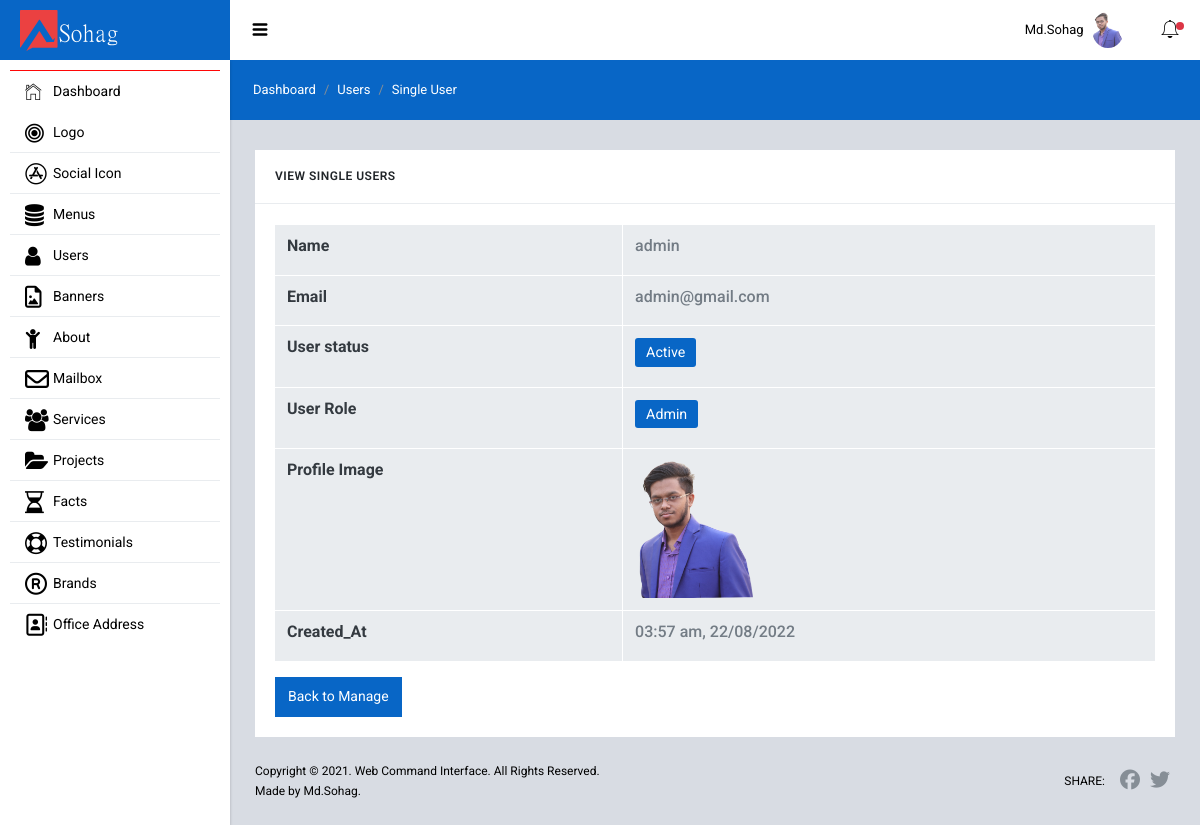
The page /admin/users/single_user.php?id=145 (signed in) on the database its author committed.
### tables this page shows
CREATE TABLE `users` (
  `id` int(11) NOT NULL,
  `name` varchar(150) NOT NULL,
  `email` varchar(150) NOT NULL,
  `password` varchar(255) NOT NULL,
  `user_role` int(11) NOT NULL DEFAULT 4,
  `status` int(11) NOT NULL DEFAULT 0,
  `profile_image` varchar(255) DEFAULT NULL,
  `created_at` varchar(200) NOT NULL
);

### admin/users/single_user.php (the view, shortened to what this page needs)
<?php
    require "../backend_includes/header.php";
    $user_id                = $_GET['id'];
    $view_single_user       = "SELECT * FROM users WHERE id=$user_id";
    $view_single_post_query = mysqli_query($db, $view_single_user);
    $single_post_value      = mysqli_fetch_assoc($view_single_post_query);
    $check_user_id_exist    = mysqli_num_rows($view_single_post_query);
    $date_convert       = strtotime($single_post_value['created_at']);
    $date               = date("h:i a, d/m/Y",$date_convert);
?>
    <div class="sl-mainpanel">
      <nav class="breadcrumb sl-breadcrumb">
        <a class="breadcrumb-item" href="/sohag/admin/dashboard.php">Dashboard</a>
        <a class="breadcrumb-item" href="/sohag/admin/users/manage.php">Users</a>
        <span class="breadcrumb-item active">Single User</span>
      </nav>
      <div class="sl-pagebody">
        <?php if ($check_user_id_exist == 0) : ?>
            <?php header("Location: manage.php"); ?>
        <?php else : ?>
            <div class="row row-sm mg-t-5">
                <div class="col-lg-12 mg-t-20 mg-lg-t-0">
                    <div class="card">
                        <div class="card-header pd-20 bg-transparent bd-b bd-gray-200">
                            <h6 class="card-title tx-uppercase tx-12 mg-b-0">View Single Users</h6>
                        </div>
                        <div class="card-body bd-color-gray-lighter rounded-bottom">
                            <div class="dashbord-content">
                                <div class="table-responsive">
                                    <table class="table table-hover table-bordered mg-b-0">
                                        <tbody>
                                            <tr>
                                                <th scope="col"> <h6 class="text-black"> <strong> Name</strong></h6></th>
                                                <td> <h6 class="text-black"><?= $single_post_value['name']; ?></h6></td>
                                            </tr>
                                            <tr>
                                                <th scope="col"> <h6 class="text-black"> <strong> Email</strong></h6></th>
                                                <td> <h6 class="text-black"><?= $single_post_value['email']; ?></h6></td>
                                            </tr>
                                            <tr>
                                                <th scope="col"> <h6 class="text-black"> <strong>User status</strong></h6></th>
                                                <td>
                                                    <h6 class="text-black">
                                                        <?php if($single_post_value['user_role'] < 4) : ?>
                                                            <span class="badge bg-primary">Active</span>
                                                        <?php else : ?>
                                                            <span class="badge bg-success">In-Active</span>
                                                        <?php endif; ?>
                                                    </h6>
                                                </td>
                                            </tr>
                                            <tr>
                                                <th scope="col"> <h6 class="text-black"> <strong>User Role</strong></h6></th>
                                                <td>
                                                    <h6 class="text-black">
                                                        <?php if ($single_post_value['user_role'] == 1): ?>
                                                            <span class="badge bg-primary">
                                                                Admin
                                                            </span>
                                                        <?php elseif ($single_post_value['user_role'] == 4) : ?>
                                                            <span class="badge bg-primary">
                                                                Normal User
                                                            </span>
                                                        <?php endif; ?>
                                                    </h6>
                                                </td>
                                            </tr>
                                            <tr>
                                                <th scope="col"> <h6 class="text-black"> <strong> Profile Image </strong></h6></th>
                                                <td>
                                                    <?php if (!empty($single_post_value['profile_image'])) : ?>
                                                        <img src="../uploads/users/<?= $single_post_value['profile_image']; ?>" width="120" alt="image">
                                                    <?php else : ?>
                                                        <h6 class="text-black">No Image</h6>
                                                    <?php endif; ?>
                                                </td>
                                            </tr>
                                            <tr>
                                                <th scope="col"> <h6 class="text-black"> <strong>Created_At</strong></h6></th>
                                                <td> <h6 class="text-black"><?= $date; ?></h6></td>
                                            </tr>
                                        </tbody>
                                    </table>
                                    <a href="manage.php" class="btn btn-primary mt-3">Back to Manage </a>
                                </div>
                            </div>
                        </div>
                    </div>
                </div>
            </div>
        <?php endif; ?>
      </div>
      <footer class="sl-footer">
        <div class="footer-left">
          <div class="mg-b-2">Copyright &copy; 2021. Web Command Interface. All Rights Reserved.</div>
          <div>Made by Md.Sohag.</div>
        </div>
        <div class="footer-right d-flex align-items-center">
          <span class="tx-uppercase mg-r-10">Share:</span>
          <a target="_blank" class="pd-x-5" href="https://www.facebook.com/"><i class="fa fa-facebook tx-20"></i></a>
          <a target="_blank" class="pd-x-5" href="https://twitter.com/"><i class="fa fa-twitter tx-20"></i></a>
        </div>
      </footer>
    </div>
<?php require "../backend_includes/footer.php"; ?>

### admin/backend_includes/header.php (shortened to what this page needs)
<?php
  require "db.php";
  $login_user_id    = isset($_COOKIE['login_user']) ? $_COOKIE['login_user'] : $_SESSION['login_user_id'];
  $login_user_data  = "SELECT * FROM users WHERE id=$login_user_id";
  $login_user_query = mysqli_query($db,$login_user_data);
  $login_user_info  = mysqli_fetch_assoc($login_user_query);
?>
<!DOCTYPE html>
<html lang="en">
  <head>
    <link href="/sohag/admin/backend_assets/lib/font-awesome/css/font-awesome.css" rel="stylesheet">
    <link href="/sohag/admin/backend_assets/lib/Ionicons/css/ionicons.css" rel="stylesheet">
    <link href="/sohag/admin/backend_assets/lib/perfect-scrollbar/css/perfect-scrollbar.css" rel="stylesheet">
    <link href="/sohag/admin/backend_assets/lib/rickshaw/rickshaw.min.css" rel="stylesheet">
    <link href="/sohag/admin/backend_assets/lib/medium-editor/medium-editor.css" rel="stylesheet">
    <link href="/sohag/admin/backend_assets/lib/medium-editor/default.css" rel="stylesheet">
    <link href="/sohag/admin/backend_assets/lib/summernote/summernote-bs4.css" rel="stylesheet">
    <link rel="stylesheet" href="/sohag/admin/backend_assets/css/starlight.css">
    <link rel="stylesheet" href="/sohag/admin/backend_assets/css/custom.css">
  </head>
  <body>
    <div class="sl-logo"><a href=""> <img width="100" src="../admin/uploads/logo/17.png" alt="Logo"></a></div>
    <div class="sl-sideleft">
      <div class="sl-sideleft-menu">
        <a href="/sohag/admin/dashboard.php" class="sl-menu-link active">
          <div class="sl-menu-item">
            <i class="menu-item-icon icon ion-ios-home-outline tx-22"></i>
            <span class="menu-item-label">Dashboard</span>
          </div>
        </a>
        <a href="#" class="sl-menu-link">
          <div class="sl-menu-item">
            <i class="menu-item-icon fa fa-bullseye tx-22"></i>
            <span class="menu-item-label">Logo</span>
            <i class="menu-item-arrow fa fa-angle-down"></i>
          </div>
        </a>
        <a href="#" class="sl-menu-link">
          <div class="sl-menu-item">
            <i class="menu-item-icon fa fa-app-store tx-22"></i>
            <span class="menu-item-label">Social Icon</span>
            <i class="menu-item-arrow fa fa-angle-down"></i>
          </div>
        </a>
        <a href="#" class="sl-menu-link">
          <div class="sl-menu-item">
            <i class="menu-item-icon fa fa-database tx-22"></i>
            <span class="menu-item-label">Menus</span>
            <i class="menu-item-arrow fa fa-angle-down"></i>
          </div>
        </a>
        <a href="#" class="sl-menu-link">
          <div class="sl-menu-item">
            <i class="menu-item-icon 	fa fa-user tx-22"></i>
            <span class="menu-item-label">Users</span>
            <i class="menu-item-arrow fa fa-angle-down"></i>
          </div>
        </a>
        <a href="#" class="sl-menu-link">
          <div class="sl-menu-item">
            <i class="menu-item-icon fa fa-file-picture-o tx-22"></i>
            <span class="menu-item-label">Banners</span>
            <i class="menu-item-arrow fa fa-angle-down"></i>
          </div>
        </a>
        <a href="#" class="sl-menu-link">
          <div class="sl-menu-item">
            <i class="menu-item-icon fa fa-child tx-22"></i>
            <span class="menu-item-label">About</span>
            <i class="menu-item-arrow fa fa-angle-down"></i>
          </div>
        </a>
        <?php if ($login_user_info['user_role'] <= 2) : ?>
          <a href="/sohag/admin/messages/index.php" class="sl-menu-link">
            <div class="sl-menu-item">
              <i class="menu-item-icon fa fa-envelope-o  tx-24"></i>
              <span class="menu-item-label">Mailbox</span>
            </div>
          </a>
        <?php endif; ?>
        <a href="#" class="sl-menu-link">
          <div class="sl-menu-item">
            <i class="menu-item-icon fa fa-group tx-22"></i>
            <span class="menu-item-label">Services</span>
            <i class="menu-item-arrow fa fa-angle-down"></i>
          </div>
        </a>
        <a href="#" class="sl-menu-link">
          <div class="sl-menu-item">
            <i class="menu-item-icon fa fa-folder-open tx-22"></i>
            <span class="menu-item-label">Projects</span>
            <i class="menu-item-arrow fa fa-angle-down"></i>
          </div>
        </a>
        <a href="#" class="sl-menu-link">
          <div class="sl-menu-item">
            <i class="menu-item-icon fa fa-hourglass-half tx-22"></i>
            <span class="menu-item-label">Facts</span>
            <i class="menu-item-arrow fa fa-angle-down"></i>
          </div>
        </a>
        <a href="#" class="sl-menu-link">
          <div class="sl-menu-item">
            <i class="menu-item-icon fa fa-life-bouy tx-22"></i>
            <span class="menu-item-label">Testimonials</span>
            <i class="menu-item-arrow fa fa-angle-down"></i>
          </div>
        </a>
        <a href="#" class="sl-menu-link">
          <div class="sl-menu-item">
            <i class="menu-item-icon fa fa-registered tx-22"></i>
            <span class="menu-item-label">Brands</span>
            <i class="menu-item-arrow fa fa-angle-down"></i>
          </div>
        </a>
        <a href="#" class="sl-menu-link">
          <div class="sl-menu-item">
            <i class="menu-item-icon fa fa-address-book-o tx-22"></i>
            <span class="menu-item-label">Office Address</span>
            <i class="menu-item-arrow fa fa-angle-down"></i>
          </div>
        </a>
      </div>
      <br>
    </div>
    <div class="sl-header">
      <div class="sl-header-left">
        <div class="navicon-left hidden-md-down"><a id="btnLeftMenu" href=""><i class="icon ion-navicon-round"></i></a></div>
      </div>
      <div class="sl-header-right">
        <nav class="nav">
          <div class="dropdown">
            <a href="" class="nav-link nav-link-profile" data-toggle="dropdown">
              <span class="logged-name"><span class="hidden-md-down"><?= $login_user_info['name']; ?></span></span>
              <?php if (!empty($login_user_info['profile_image'])) { ?>
                <img src="/sohag/admin/uploads/users/<?= $login_user_info['profile_image']; ?>" class="wd-32 rounded-circle" alt="">
              <?php } ?>
            </a>
          </div>
        </nav>
        <?php if ($login_user_info['user_role'] <= 2) : ?>
          <div class="navicon-right">
            <a id="btnRightMenu" href="" class="pos-relative">
              <i class="icon ion-ios-bell-outline"></i>
              <span class="square-8 bg-danger"></span>
            </a>
          </div>
        <?php endif; ?>
      </div>
    </div>

### rows shown on the page
users: name "Md.Sohag", profile_image (picture)
users: name "admin", email "admin@gmail.com", profile_image (picture), created_at "03:57 am, 22/08/2022"
